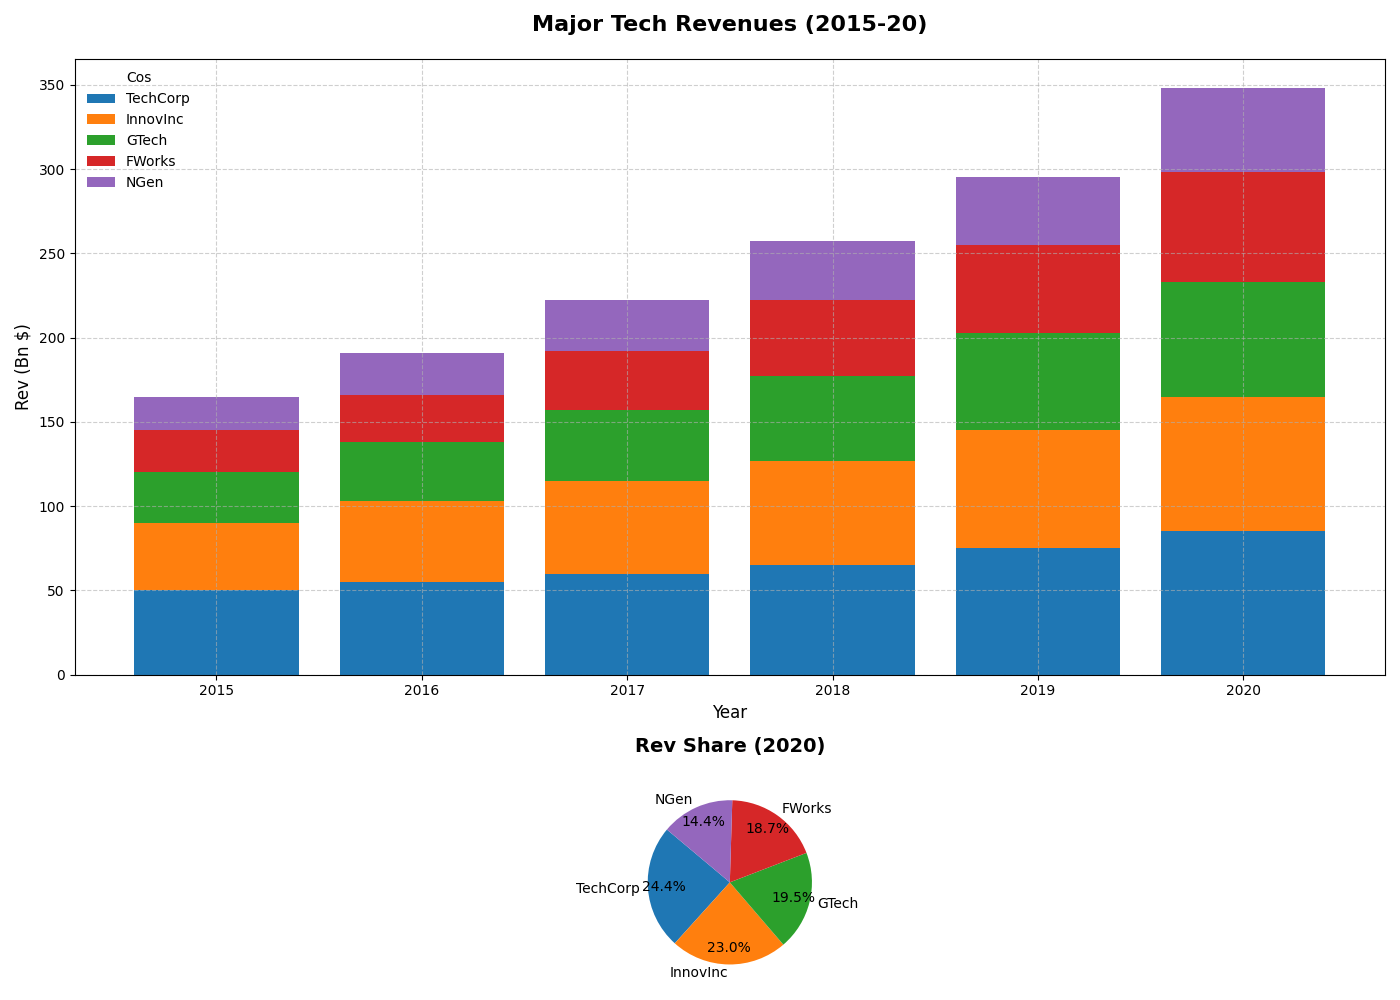

This chart was generated by the following Python code:
import matplotlib.pyplot as plt
import numpy as np

years = np.arange(2015, 2021)

companies = ['TechCorp', 'InnovInc', 'GTech', 'FWorks', 'NGen']
techcorp_revenue = np.array([50, 55, 60, 65, 75, 85])
innovinc_revenue = np.array([40, 48, 55, 62, 70, 80])
gtech_revenue = np.array([30, 35, 42, 50, 58, 68])
fworks_revenue = np.array([25, 28, 35, 45, 52, 65])
ngen_revenue = np.array([20, 25, 30, 35, 40, 50])

revenues = np.array([techcorp_revenue, innovinc_revenue, gtech_revenue, fworks_revenue, ngen_revenue])

fig, (ax1, ax2) = plt.subplots(2, 1, figsize=(14, 10), gridspec_kw={'height_ratios': [3, 1]})

colors = ['#1f77b4', '#ff7f0e', '#2ca02c', '#d62728', '#9467bd']

for i in range(len(companies)):
    if i == 0:
        ax1.bar(years, revenues[i], color=colors[i], label=companies[i])
    else:
        bottom = np.sum(revenues[:i], axis=0)
        ax1.bar(years, revenues[i], color=colors[i], bottom=bottom, label=companies[i])

ax1.set_title('Major Tech Revenues (2015-20)', fontsize=16, fontweight='bold', pad=20)
ax1.set_xlabel('Year', fontsize=12)
ax1.set_ylabel('Rev (Bn $)', fontsize=12)
ax1.set_xticks(years)
ax1.legend(title="Cos", loc='upper left', fontsize=10, frameon=False)
ax1.grid(True, linestyle='--', alpha=0.6)

revenue_2020 = revenues[:, -1]
ax2.pie(revenue_2020, labels=companies, autopct='%1.1f%%', colors=colors, startangle=140, pctdistance=0.8)
ax2.set_title('Rev Share (2020)', fontsize=14, fontweight='bold', pad=20)

plt.tight_layout()
plt.show()
